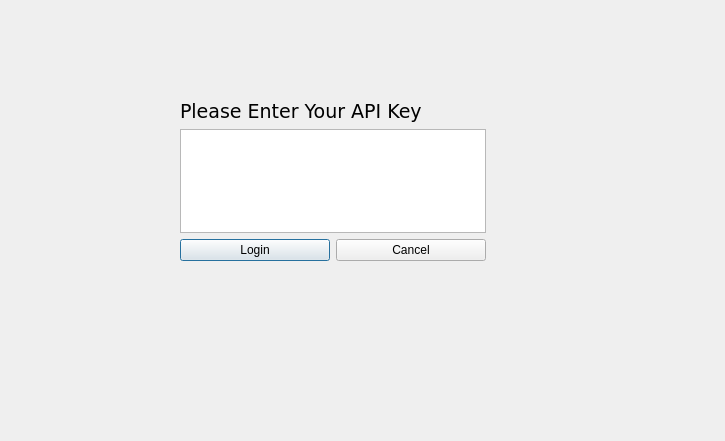
<?xml version="1.0" encoding="UTF-8"?>
<ui version="4.0">
 <class>SignInDialog</class>
 <widget class="QDialog" name="SignInDialog">
  <property name="geometry">
   <rect>
    <x>0</x>
    <y>0</y>
    <width>725</width>
    <height>441</height>
   </rect>
  </property>
  <property name="windowTitle">
   <string>Dialog</string>
  </property>
  <widget class="QWidget" name="verticalLayoutWidget">
   <property name="geometry">
    <rect>
     <x>180</x>
     <y>100</y>
     <width>306</width>
     <height>161</height>
    </rect>
   </property>
   <layout class="QVBoxLayout" name="verticalLayout">
    <item>
     <widget class="QLabel" name="label">
      <property name="font">
       <font>
        <family>Verdana</family>
        <pointsize>14</pointsize>
       </font>
      </property>
      <property name="text">
       <string>Please Enter Your API Key</string>
      </property>
     </widget>
    </item>
    <item>
     <widget class="QTextEdit" name="textEdit">
      <property name="html">
       <string>&lt;!DOCTYPE HTML PUBLIC &quot;-//W3C//DTD HTML 4.0//EN&quot; &quot;http://www.w3.org/TR/REC-html40/strict.dtd&quot;&gt;
&lt;html&gt;&lt;head&gt;&lt;meta name=&quot;qrichtext&quot; content=&quot;1&quot; /&gt;&lt;style type=&quot;text/css&quot;&gt;
p, li { white-space: pre-wrap; }
&lt;/style&gt;&lt;/head&gt;&lt;body style=&quot; font-family:'MS Shell Dlg 2'; font-size:7.8pt; font-weight:400; font-style:normal;&quot;&gt;
&lt;p style=&quot;-qt-paragraph-type:empty; margin-top:0px; margin-bottom:0px; margin-left:0px; margin-right:0px; -qt-block-indent:0; text-indent:0px;&quot;&gt;&lt;br /&gt;&lt;/p&gt;&lt;/body&gt;&lt;/html&gt;</string>
      </property>
     </widget>
    </item>
    <item>
     <layout class="QHBoxLayout" name="horizontalLayout">
      <item>
       <widget class="QPushButton" name="pushButton_2">
        <property name="text">
         <string>Login</string>
        </property>
       </widget>
      </item>
      <item>
       <widget class="QPushButton" name="pushButton">
        <property name="text">
         <string>Cancel</string>
        </property>
       </widget>
      </item>
     </layout>
    </item>
   </layout>
  </widget>
 </widget>
 <resources/>
 <connections/>
</ui>
